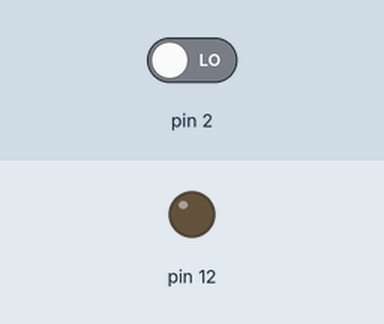
A sketch run on a simulated Arduino Uno, built with avr-gcc and run on an emulated ATmega328P. On the bench: output pins drawn as LEDs (lit = HIGH). Inputs (shaded band) come from the test bench; at power-on: pin 2 LOW.

Above: at 1.2 s.
1.3 s: pin 2 driven HIGH
At 1.9 s:
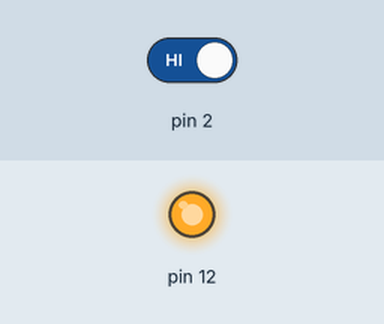
2.8 s: pin 2 driven LOW
At 4.2 s:
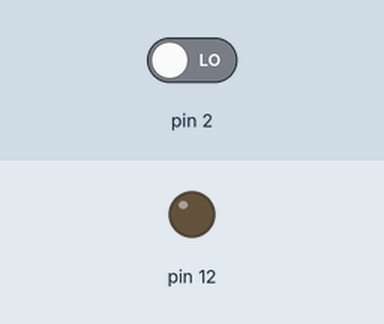
Timing chart, 0 to 5.8 s (numbered marks = the images above; inputs shaded):
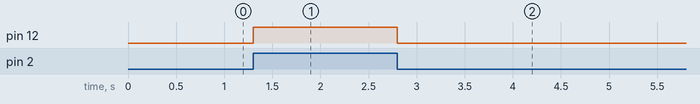

Measured:
- after the input at 1.3 s, pin 12: LOW → HIGH at once
- after the input at 2.8 s, pin 12: HIGH → LOW at once

The sketch:

main.ino
```cpp
int buttonState = 0;

void setup() {
  // put your setup code here, to run once:
  pinMode(12, OUTPUT);
  pinMode(2, INPUT);

}

void loop() {
  // put your main code here, to run repeatedly:

    buttonState = digitalRead(2);

    if (buttonState == HIGH) {
        // turn LED on:
        digitalWrite(12, HIGH);
    } else {
        // turn LED off:
        digitalWrite(12, LOW);
    }
}

void test() {
  digitalWrite(12, HIGH);
  delay(250);
  digitalWrite(12, LOW);
  delay(250);
}
```
